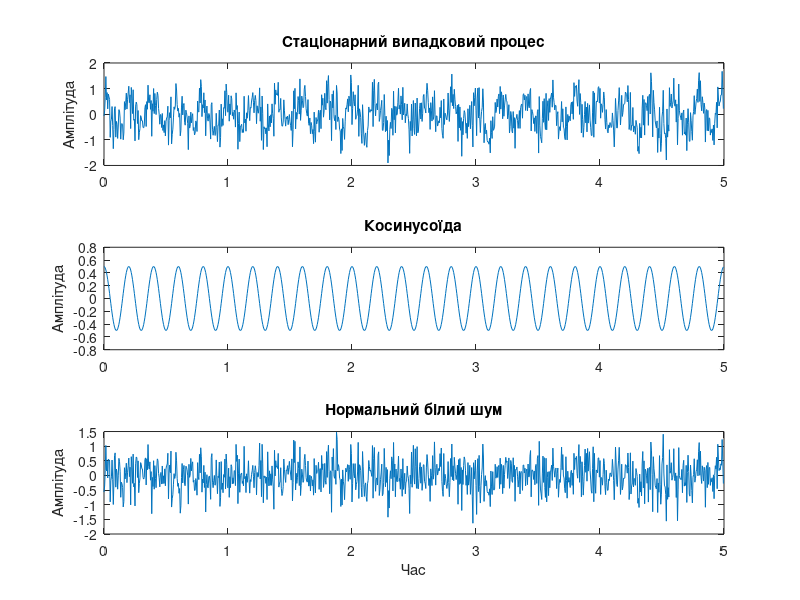

Source code (MATLAB): (Note: this script raises an error after producing the figure.)
function lab05_main
%=== Дисципліна: Основи обробки біомедичної інформації ===
%--- Лабораторна робота #5 КОРЕЛЯЦІЙНИЙ АНАЛІЗ БІОСИГНАЛІВ
%
% Використовуйте файли даних: 
%   eeg1-c3.dat - сигнал ЕЕГ, fs = 100 Гц
%   eeg1-f3.dat - сигнал ЕЕГ, fs = 100 Гц
%   eeg1-f4.dat - сигнал ЕЕГ, fs = 100 Гц
%   eeg1-p3.dat - сигнал ЕЕГ, fs = 100 Гц
%   eeg1-p4.dat - сигнал ЕЕГ, fs = 100 Гц
%   eeg1-o2.dat - сигнал ЕЕГ, fs = 100 Гц
%----------------------------------------------------------

clear, clc, close all
disp('Лабораторна робота #5')
disp('КОРЕЛЯЦІЙНИЙ АНАЛІЗ БІОСИГНАЛІВ')
disp('Виконав:  , група ... ННІІДС')

%=== Завдання #1.1 ===
% Моделювання стаціонарного випадкового процесу
fs = 200;
f0 = 5;
A = 0.5;
D = 0.25;
n = 1000;
t = (0:(n-1))/fs; % вектор часу
s = A*cos(2*pi*f0*t);
v = randn(size(t))*sqrt(D);
x = s + v;

% Графіки отриманих сигналів
figure(1)
subplot(3, 1, 1), plot(t, x);
title('Стаціонарний випадковий процес'); 
ylim([-2 2]); 
ylabel('Амплітуда');
subplot(3, 1, 2), plot(t, s);
title('Косинусоїда'); ylabel('Амплітуда')
subplot(3, 1, 3), plot(t, v);
title('Нормальний білий шум'); xlabel('Час'); ylabel('Амплітуда');

%=== Завдання #1.2 ===
% Обчислення оцінки дисперсії шуму, дисперсії сигналу та відношення шум/сигнал
fprintf('Дисперсія сигналу = %4.3g\n', var(s))
fprintf('Дисперсія шуму = %4.3g\n', var(v))
fprintf('Відношення шум/сигнал = %4.3g\n', snr(s, v))

%=== Завдання #1.3 ===
% Обчислення незміщеної оцінки АКФ змодельованого процесу  
maxlag = fix(0.2*length(x));
[v, lags] = xcorr(x, maxlag, 'unbiased');
figure(2)
subplot(2, 1, 1); plot(lags, v); title('Незміщена АКФ');
xlim([-5 5]);
ylabel('Значення');
subplot(2, 1, 2); plot(lags, v); xlabel('Відліки'); ylabel('Значення');

%=== Завдання #1.4 ===
% Обчислення зміщеної оцінки АКФ змодельованого процесу  
maxlag2 = fix(0.8*length(x));
[v2, lags2] = xcorr(x, maxlag2, 'biased');
figure(3)
subplot(2, 1, 1); plot(lags2, v2); title('Зміщена АКФ');
xlim([-5 5]);
ylabel('Значення');
subplot(2, 1, 2); plot(lags2, v2); xlabel('Відліки'); ylabel('Значення');

%=== Завдання #1.5 ===
% Обчислення оцінки АКФ змодельованого процесу при збільшенні тривалості процесу 
%t=100
t3 = 0:100; % вектор часу
v3 = randn(size(t3))*sqrt(D);
s3 = A*cos(2*pi*f0*t3);
x3 = s3 + v3;

maxlag3 = fix(0.3*length(x3));
[r3, lags3] = xcorr(x3, maxlag3, 'unbiased');
[r_3, lags_3] = xcorr(x3, maxlag3, 'biased');
figure(4)
subplot(2, 1, 1); plot(lags3, r3); 
title('Незміщена АКФ');
xlim([-30 30]);
ylabel('Значення');
subplot(2, 1, 2); plot(lags_3, r_3); 
title('Зміщена АКФ');
xlim([-30 30]);
xlabel('Відліки'); ylabel('Значення');

%t=1000
t4 = 0:1000; % вектор часу
v4 = randn(size(t4))*sqrt(D);
s4 = A*cos(2*pi*f0*t4);
x4 = s4 + v4;

maxlag4 = fix(0.3*length(x4));
[r4, lags4] = xcorr(x4, maxlag4, 'unbiased');
[r_4, lags_4] = xcorr(x4, maxlag4, 'biased');
figure(5)
subplot(2, 1, 1); plot(lags4, r4); 
title('Незміщена АКФ');
xlim([-30 30]);
ylabel('Значення');
subplot(2, 1, 2); plot(lags_4, r_4); 
title('Зміщена АКФ');
xlim([-30 30]);
xlabel('Відліки'); ylabel('Значення');
